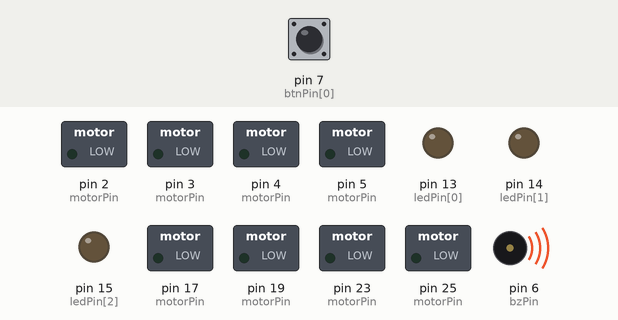
The sketch below on a simulated Arduino Mega 2560, built with avr-gcc and run on an emulated ATmega2560. On the bench: switched loads named in the sketch (green lamp = pin HIGH), output pins drawn as LEDs (lit = HIGH), buzzer (waves = sounding). Inputs (shaded band) come from the test bench; at power-on: pin 7 (btnPin[0]) LOW.

Above: at 0.8 s.
0.9 s: pin 7 (btnPin[0]) pulled HIGH for 0.15 s
At 2.2 s:
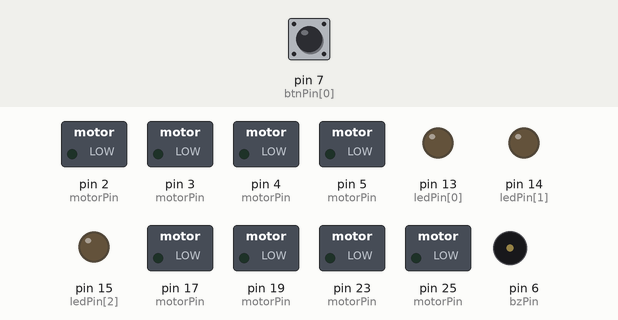
Timing chart, 0 to 3.9 s (numbered marks = the images above; inputs shaded):
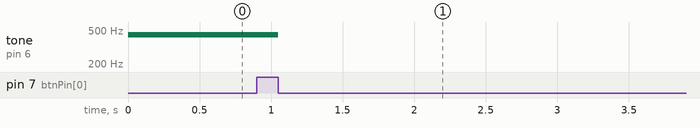

The sketch:

20240315_motor_PD.ino
```cpp
#include "pin.h"
#include "motor.h"
#include "sensor.h"
#include "tone.h"

void setup() {
  pinSetup();
  motorSetup(10, 100, 90, 100, 90);

  tone(bzPin, 440);
  waitBtn(0);
  noTone(bzPin);
}

void loop() {
  motorP(-100, -100, 100, 100, 80);
  delay(2000);
  motorP(100, 100, -100, -100, 80);
  delay(2000);
}
```

motor.h
```cpp
// Include Guard
#ifndef MOTOR_H
#define MOTOR_H

// Declaration
extern float motorOutput[4];
extern short int pStep;
extern short int M1;
extern short int M2;
extern short int M3;
extern short int M4;

// Function
void motorSetup(int, short int, short int, short int, short int);
void motorRaw(float, float, float, float, int);
void motor(float, float, float, float, int);
void motorP(int, int, int, int, int);

#endif
```

pin.cpp
```cpp
// Arduino Include
#include <Arduino.h>

// Header Include
#include "pin.h"

// Constant
const unsigned short int linePin[22] = { 26, 27, 28, 29, 42, 43, 44, 45, 46, 47, 36, 37, 38, 39, 40, 41, 30, 31, 32, 33, 34, 35 };
const unsigned short int ballPin[16] = { A0, A1, A2, A3, A4, A5, A6, A7, A8, A9, A10, A11, A12, A13, A14, A15 };
const unsigned short int motorPin[4][2] = { { 19, 3 }, { 17, 2 }, { 25, 5 }, { 23, 4 } };
const unsigned short int ledPin[3] = { 13, 14, 15 };
const unsigned short int btnPin[4] = { 7, 8, 9, 10 };
const unsigned short int bzPin = 6;

// Function
// PinMode Setup
void pinSetup() {
  for (int i = 0; i < 22; i++) {
    pinMode(linePin[i], INPUT);
  }
  for (int i = 0; i < 16; i++) {
    pinMode(ballPin[i], INPUT);
  }
  for (int i = 0; i < 4; i++) {
    for (int j = 0; j < 2; j++) {
      pinMode(motorPin[i][j], OUTPUT);
    }
  }
  for (int i = 0; i < 3; i++) {
    pinMode(ledPin[i], OUTPUT);
  }
  for (int i = 0; i < 4; i++) {
    pinMode(btnPin[i], INPUT);
  }
  pinMode(bzPin, OUTPUT);

  Serial.begin(115200);
  return;
}

void waitBtn(int btn) {
  while (true) {
    if (digitalRead(btnPin[btn]) == 1) {
      while (true) {
        if (digitalRead(btnPin[btn]) == 0) {
          break;
        }
      }
      break;
    }
  }

  return;
}
```

pin.h
```cpp
// Include Guard
#ifndef PIN_H
#define PIN_H

// Declaration
extern const unsigned short int linePin[22];
extern const unsigned short int ballPin[16];
extern const unsigned short int motorPin[4][2];
extern const unsigned short int ledPin[3];
extern const unsigned short int btnPin[4];
extern const unsigned short int bzPin;
extern const unsigned short int dirPin[2];

// Function
void pinSetup(void);
void waitBtn(int);

#endif
```

sensor.cpp
```cpp
// Arduino Include
#include <Arduino.h>

// Main Include
#include "sensor.h"
#include "pin.h"

// Other Include
#include <math.h>

// Include for DirSensor
#include <Wire.h>
#include <Adafruit_Sensor.h>
#include <Adafruit_BNO055.h>
#include <utility/imumaths.h>

// DirSensor
#define BNO055_SAMPLERATE_DELAY_MS (100)
Adafruit_BNO055 bno = Adafruit_BNO055(-1, 0x28, &Wire);

// Variable
float dir;
float dirPrev;
float dirOpponent;
bool dirCalibration = false;

unsigned short int line[22];
unsigned short int lineBlock[5];

unsigned short int ball[16];
float ballX;
float ballY;
float ballAngle;
int ballSum;
short int ballBig;

// Function
// Dir ==============================================
void dirSetup(void)
{
  if (!bno.begin())
  {
    Serial.println("Ooops, no BNO055 detected ... Check your wiring or I2C ADDR!");
    while (1)
      ;
  }
  bno.setExtCrystalUse(true);
  Serial.println("BNO055 Connected Successfully!");

  return;
}

void refreshDirRaw(void)
{
  // Calibration Check
  uint8_t system, gyro, accel, mag = 0;
  bno.getCalibration(&system, &gyro, &accel, &mag);

  if (gyro != 3 || mag != 3 && dirCalibration == false)
  {
    // Serial.println("Calibration hasn't finished yet...");
    dir = 9900 + gyro * 10 + mag * 1;
    return;
  }

  // Euler Angle
  imu::Vector<3> euler = bno.getVector(Adafruit_BNO055::VECTOR_EULER);
  imu::Quaternion quat = bno.getQuat();

  // Refresh Value
  dirPrev = dir;
  dir = euler.x();
  return;
}

void refreshDir(void)
{
  refreshDirRaw();
  dir -= dirOpponent;
  dir = dir < -180 ? dir + 360 : dir;
  dir = dir > 180 ? dir - 360 : dir;
  return;
}

// Line =============================================
void refreshLine(void)
{
  for (int i = 0; i < 22; i++)
  {
    line[i] = digitalRead(linePin[i]);
  }

  if (line[0] + line[1] + line[2] + line[3] == 0)
  {
    lineBlock[0] = 0;
  }
  else
  {
    lineBlock[0] = 1;
  }

  if (line[4] + line[5] + line[6] + line[7] + line[8] + line[9] == 0)
  {
    lineBlock[1] = 0;
  }
  else
  {
    lineBlock[1] = 1;
  }

  if (line[10] + line[11] + line[12] + line[13] + line[14] + line[15] == 0)
  {
    lineBlock[2] = 0;
  }
  else
  {
    lineBlock[2] = 1;
  }

  if (line[16] + line[17] + line[18] + line[19] + line[20] + line[21] == 0)
  {
    lineBlock[3] = 0;
  }
  else
  {
    lineBlock[3] = 1;
  }

  lineBlock[4] = lineBlock[0] * 1000 + lineBlock[1] * 100 + lineBlock[2] * 10 + lineBlock[3];
  return;
}

void refreshLinePrint(void)
{
  refreshLine();
  Serial.print("↺\t");
  for (int i = 0; i < 22; i++)
  {
    Serial.print(line[i]);
    Serial.print(",");
    if(i == 3 || i == 9 || i == 15){
      Serial.print("\t");
    }
  }
  Serial.println();
  return;
}

// Ball =============================================

void refreshBall(void)
{
  ballX = 0;
  ballY = 0;
  ballBig = 0;
  ballSum = 0;
  for (int i = 0; i < 16; i++)
  {
    ball[i] = 1023 - analogRead(ballPin[i]);
    ballSum += ball[i];
    // if(ball[i] >= 300){
    //     ballX += ball[i] * cos(radians(22.5*i + 90));
    //     ballY += ball[i] * sin(radians(22.5*i + 90));
    // }
    // else{
    //   ball[i] = 0;
    // }
    if (ball[ballBig] < ball[i])
    {
      ballBig = i;
    }
  }

  // ballAngle = degrees(atan2(ballY, ballX)) - 90;
  // ballAngle = ballAngle < -180 ? ballAngle + 360 : ballAngle;
  // ballAngle = ballAngle > 180 ? ballAngle - 360 : ballAngle;

  return;
}

void refreshBallPrint(void)
{
  refreshBall();

  // for (int i = 0; i < 16; i++) {
  //     Serial.print(ball[i]);
  //     Serial.print("\t");
  // }

  Serial.print(ballBig);
  Serial.print("\t");
  Serial.print(ballSum);
  Serial.print("\t");
  return;
}
```

sensor.h
```cpp
// Include Guard
#ifndef SENSOR_H
#define SENSOR_H

// Varibales & Constants
extern float dir;
extern float dirPrev;
extern float dirOpponent;
extern bool dirCalibration;
extern unsigned short int line[22];
extern unsigned short int lineBlock[5];
extern unsigned short int ball[16];
extern float ballX;
extern float ballY;
extern float ballAngle;
extern int ballSum;
extern short int ballBig;

// Function
void dirSetup(void);
void refreshDirRaw(void);
void refreshDir(void);

void refreshLine(void);
void refreshLinePrint(void);

void refreshBall(void);
void refreshBallPrint(void);

#endif
```

tone.cpp
```cpp
// Arduino Include
#include <Arduino.h>

// Header Include
#include "tone.h"

// Other Include
#include "pin.h"

// Constant
const float soundPitch[24] = {
    261.626, // 0: C
    277.183, // 1: C#
    293.665, // 2: D
    311.327, // 3: D#
    329.628, // 4: E
    349.228, // 5: F
    369.994, // 6: F#
    391.995, // 7: G
    415.305, // 8: G#
    440.000, // 9: A
    466.164, // 10: A#
    493.883, // 11: B
    soundPitch[0] * 2,
    soundPitch[1] * 2,
    soundPitch[2] * 2,
    soundPitch[3] * 2,
    soundPitch[4] * 2,
    soundPitch[5] * 2,
    soundPitch[6] * 2,
    soundPitch[7] * 2,
    soundPitch[8] * 2,
    soundPitch[9] * 2,
    soundPitch[10] * 2,
    soundPitch[11] * 2,
};

// Function
```

tone.h
```cpp
// Include Guard
#ifndef TONE_H
#define TONE_H

// Declaration
extern const float soundPitch[24];

// Function
void playSound(int);

#endif
```

Measured:
- after the input at 0.9 s, tone on pin 6 (bzPin): 440 Hz → silent after 0.15 s
